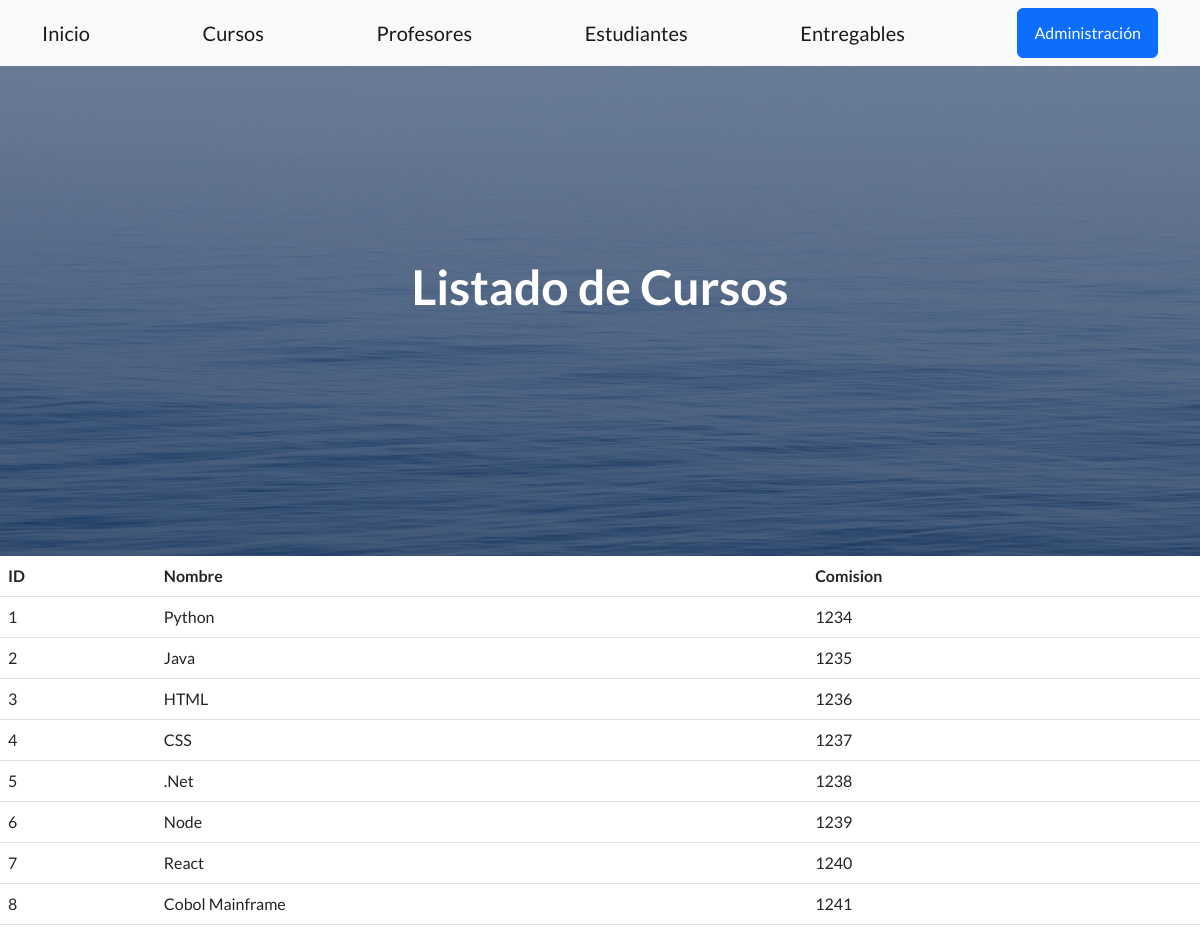
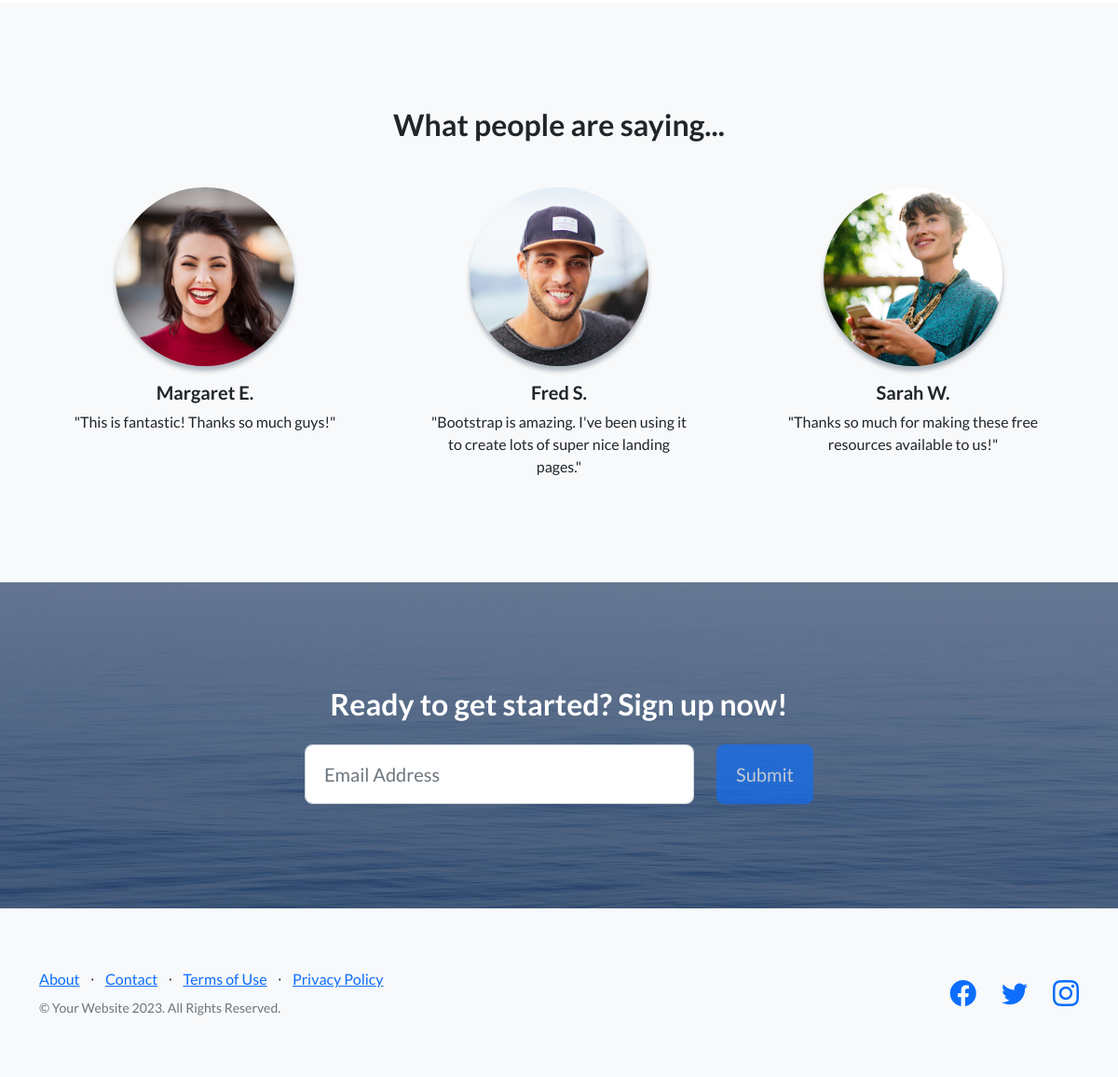
Page /aplicacion/cursos/ on the committed database (2 pictures, top to bottom).
### aplicacion/models.py (models this page shows, shortened)
class Curso(models.Model):
    nombre = models.CharField(max_length=50)
    comision = models.IntegerField()

### aplicacion/views.py (the view)
# urls.py: path('cursos/', cursos, name="cursos"),
def cursos(request):
    ctx = {"cursos": Curso.objects.all() }
    return render(request, "aplicacion/cursos.html", ctx)

### aplicacion/templates/aplicacion/cursos.html (shortened to what this page needs)
{% extends 'aplicacion/base.html' %}
{% load static %}
{% block cabecera %}
    Listado de Cursos
{% endblock cabecera %}
{% block contenido %}
<table class="table">
    <thead>
        <tr>
            <th>ID</th>
            <th>Nombre</th>
            <th>Comision</th>
        </tr>
    </thead>
    <tbody>
    {% for curso in cursos %}
    <tr>
        <td>{{ curso.id }}</td>
        <td>{{ curso.nombre }}</td>
        <td>{{ curso.comision }}</td>
    </tr>
    {% endfor %}
    </tbody>
</table>
{% endblock contenido %}

### aplicacion/templates/aplicacion/base.html (shortened to what this page needs)
<!DOCTYPE html>
<html lang="en">
    <head>
        {% load static %}
        <link href="https://cdn.jsdelivr.net/npm/bootstrap-icons@1.5.0/font/bootstrap-icons.css" rel="stylesheet" type="text/css" />
        <link href="{% static 'aplicacion/css/styles.css' %}" rel="stylesheet" />
    </head>
    <body>
        <nav class="navbar navbar-light bg-light static-top">
            <div class="container">
                <a class="navbar-brand" href="#!">Inicio</a>
                <a class="navbar-brand" href="{% url 'cursos' %}">Cursos</a>
                <a class="navbar-brand" href="{% url 'profesores' %}">Profesores</a>
                <a class="navbar-brand" href="{% url 'estudiantes' %}">Estudiantes</a>
                <a class="navbar-brand" href="{% url 'entregables' %}">Entregables</a>
                <a class="btn btn-primary" href="{% url 'admin:index' %}">Administración</a>
            </div>
        </nav>
        <header class="masthead">
            <div class="container position-relative">
                <div class="row justify-content-center">
                    <div class="col-xl-6">
                        <div class="text-center text-white">
                            <h1 class="mb-5">
                                {% block cabecera %}{% endblock cabecera %}
                            </h1>
                        </div>
                    </div>
                </div>
            </div>
        </header>
        {% block contenido %}
        {% endblock contenido %}
        <section class="testimonials text-center bg-light">
            <div class="container">
                <h2 class="mb-5">What people are saying...</h2>
                <div class="row">
                    <div class="col-lg-4">
                        <div class="testimonial-item mx-auto mb-5 mb-lg-0">
                            <img class="img-fluid rounded-circle mb-3" src="{% static 'aplicacion/assets/img/testimonials-1.jpg' %}" alt="..." />
                            <h5>Margaret E.</h5>
                            <p class="font-weight-light mb-0">"This is fantastic! Thanks so much guys!"</p>
                        </div>
                    </div>
                    <div class="col-lg-4">
                        <div class="testimonial-item mx-auto mb-5 mb-lg-0">
                            <img class="img-fluid rounded-circle mb-3" src="{% static 'aplicacion/assets/img/testimonials-2.jpg' %}" alt="..." />
                            <h5>Fred S.</h5>
                            <p class="font-weight-light mb-0">"Bootstrap is amazing. I've been using it to create lots of super nice landing pages."</p>
                        </div>
                    </div>
                    <div class="col-lg-4">
                        <div class="testimonial-item mx-auto mb-5 mb-lg-0">
                            <img class="img-fluid rounded-circle mb-3" src="{% static 'aplicacion/assets/img/testimonials-3.jpg' %}" alt="..." />
                            <h5>Sarah W.</h5>
                            <p class="font-weight-light mb-0">"Thanks so much for making these free resources available to us!"</p>
                        </div>
                    </div>
                </div>
            </div>
        </section>
        <section class="call-to-action text-white text-center" id="signup">
            <div class="container position-relative">
                <div class="row justify-content-center">
                    <div class="col-xl-6">
                        <h2 class="mb-4">Ready to get started? Sign up now!</h2>
                        <form class="form-subscribe" id="contactFormFooter" data-sb-form-api-token="API_TOKEN">
                            <div class="row">
                                <div class="col">
                                    <input class="form-control form-control-lg" id="emailAddressBelow" type="email" placeholder="Email Address" data-sb-validations="required,email" />
                                </div>
                                <div class="col-auto"><button class="btn btn-primary btn-lg disabled" id="submitButton" type="submit">Submit</button></div>
                            </div>
                        </form>
                    </div>
                </div>
            </div>
        </section>
        <footer class="footer bg-light">
            <div class="container">
                <div class="row">
                    <div class="col-lg-6 h-100 text-center text-lg-start my-auto">
                        <ul class="list-inline mb-2">
                            <li class="list-inline-item"><a href="#!">About</a></li>
                            <li class="list-inline-item">⋅</li>
                            <li class="list-inline-item"><a href="#!">Contact</a></li>
                            <li class="list-inline-item">⋅</li>
                            <li class="list-inline-item"><a href="#!">Terms of Use</a></li>
                            <li class="list-inline-item">⋅</li>
                            <li class="list-inline-item"><a href="#!">Privacy Policy</a></li>
                        </ul>
                        <p class="text-muted small mb-4 mb-lg-0">&copy; Your Website 2023. All Rights Reserved.</p>
                    </div>
                    <div class="col-lg-6 h-100 text-center text-lg-end my-auto">
                        <ul class="list-inline mb-0">
                            <li class="list-inline-item me-4">
                                <a href="#!"><i class="bi-facebook fs-3"></i></a>
                            </li>
                            <li class="list-inline-item me-4">
                                <a href="#!"><i class="bi-twitter fs-3"></i></a>
                            </li>
                            <li class="list-inline-item">
                                <a href="#!"><i class="bi-instagram fs-3"></i></a>
                            </li>
                        </ul>
                    </div>
                </div>
            </div>
        </footer>
    </body>
</html>

### rows in the picture
Curso: id "1", nombre "Python", comision "1234"
Curso: id "2", nombre "Java", comision "1235"
Curso: id "3", nombre "HTML", comision "1236"
Curso: id "4", nombre "CSS", comision "1237"
Curso: id "5", nombre ".Net", comision "1238"
Curso: id "6", nombre "Node", comision "1239"
Curso: id "7", nombre "React", comision "1240"
Curso: id "8", nombre "Cobol Mainframe", comision "1241"
